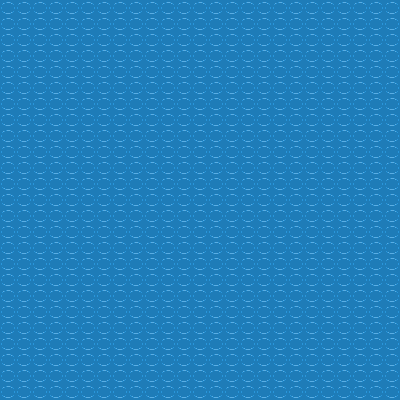

This is a level from a 2D game, rendered from its Tiled map with the project's own tilesets. A one-line summary and the complete map file follow:
An orthogonal 25x25 tile map with 16x16 px tiles, 1 tile layer (Слой тайлов 1).

<map version="1.2" tiledversion="1.3.3" orientation="orthogonal" renderorder="left-down" width="25" height="25" tilewidth="16" tileheight="16" infinite="0" nextlayerid="2" nextobjectid="1">
 <tileset firstgid="1" source="ZeldaLike/Assets/TiledMaps/Overworld.tsx" />
 <layer id="1" name="Слой тайлов 1" width="25" height="25">
  <data encoding="csv">
124,124,124,124,124,124,124,124,124,124,124,124,124,124,124,124,124,124,124,124,124,124,124,124,124,
124,124,124,124,124,124,124,124,124,124,124,124,124,124,124,124,124,124,124,124,124,124,124,124,124,
124,124,124,124,124,124,124,124,124,124,124,124,124,124,124,124,124,124,124,124,124,124,124,124,124,
124,124,124,124,124,124,124,124,124,124,124,124,124,124,124,124,124,124,124,124,124,124,124,124,124,
124,124,124,124,124,124,124,124,124,124,124,124,124,124,124,124,124,124,124,124,124,124,124,124,124,
124,124,124,124,124,124,124,124,124,124,124,124,124,124,124,124,124,124,124,124,124,124,124,124,124,
124,124,124,124,124,124,124,124,124,124,124,124,124,124,124,124,124,124,124,124,124,124,124,124,124,
124,124,124,124,124,124,124,124,124,124,124,124,124,124,124,124,124,124,124,124,124,124,124,124,124,
124,124,124,124,124,124,124,124,124,124,124,124,124,124,124,124,124,124,124,124,124,124,124,124,124,
124,124,124,124,124,124,124,124,124,124,124,124,124,124,124,124,124,124,124,124,124,124,124,124,124,
124,124,124,124,124,124,124,124,124,124,124,124,124,124,124,124,124,124,124,124,124,124,124,124,124,
124,124,124,124,124,124,124,124,124,124,124,124,124,124,124,124,124,124,124,124,124,124,124,124,124,
124,124,124,124,124,124,124,124,124,124,124,124,124,124,124,124,124,124,124,124,124,124,124,124,124,
124,124,124,124,124,124,124,124,124,124,124,124,124,124,124,124,124,124,124,124,124,124,124,124,124,
124,124,124,124,124,124,124,124,124,124,124,124,124,124,124,124,124,124,124,124,124,124,124,124,124,
124,124,124,124,124,124,124,124,124,124,124,124,124,124,124,124,124,124,124,124,124,124,124,124,124,
124,124,124,124,124,124,124,124,124,124,124,124,124,124,124,124,124,124,124,124,124,124,124,124,124,
124,124,124,124,124,124,124,124,124,124,124,124,124,124,124,124,124,124,124,124,124,124,124,124,124,
124,124,124,124,124,124,124,124,124,124,124,124,124,124,124,124,124,124,124,124,124,124,124,124,124,
124,124,124,124,124,124,124,124,124,124,124,124,124,124,124,124,124,124,124,124,124,124,124,124,124,
124,124,124,124,124,124,124,124,124,124,124,124,124,124,124,124,124,124,124,124,124,124,124,124,124,
124,124,124,124,124,124,124,124,124,124,124,124,124,124,124,124,124,124,124,124,124,124,124,124,124,
124,124,124,124,124,124,124,124,124,124,124,124,124,124,124,124,124,124,124,124,124,124,124,124,124,
124,124,124,124,124,124,124,124,124,124,124,124,124,124,124,124,124,124,124,124,124,124,124,124,124,
124,124,124,124,124,124,124,124,124,124,124,124,124,124,124,124,124,124,124,124,124,124,124,124,124
</data>
 </layer>
</map>
